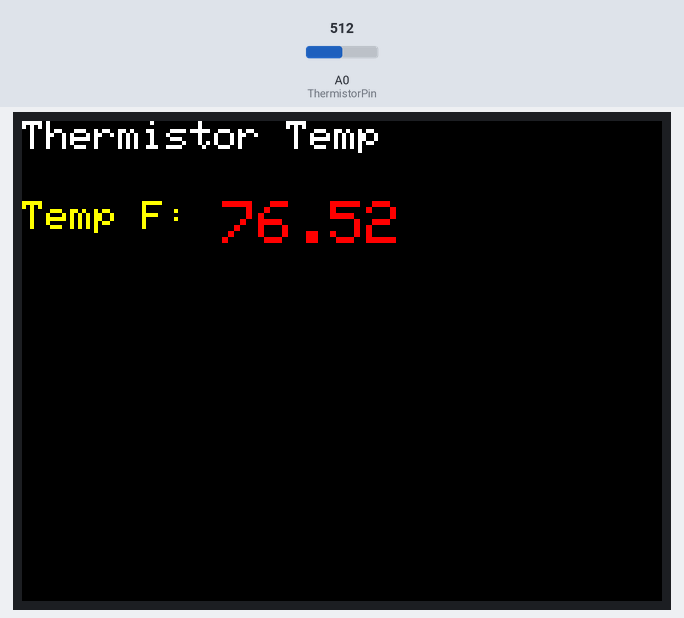
Recording of a sketch running on a simulated Arduino Uno, built with avr-gcc and run on an emulated ATmega328P. Shown: 320×240 colour display. The inputs (shaded band) are chosen by the test bench; at power-on: A0 (ThermistorPin) = 512.

Above: at 1.4 s.
1.5 s: A0 (ThermistorPin) set to 716
At 2.4 s:
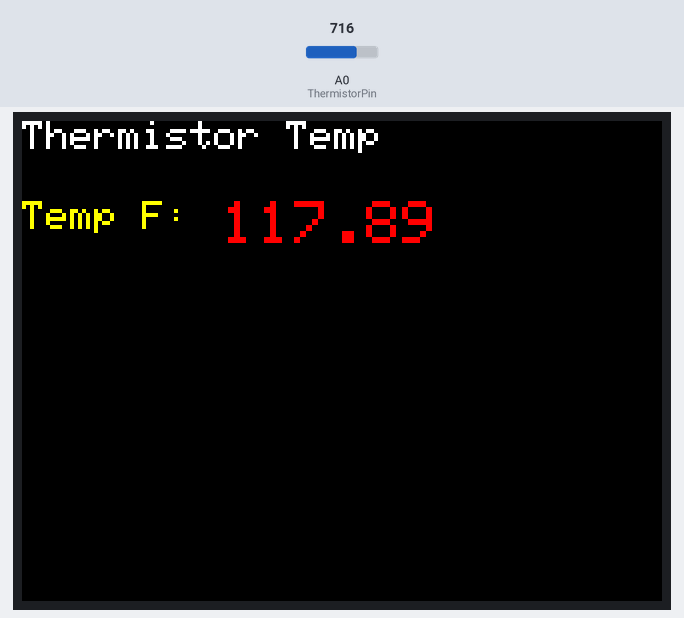
3.0 s: A0 (ThermistorPin) set to 900
At 4.2 s:
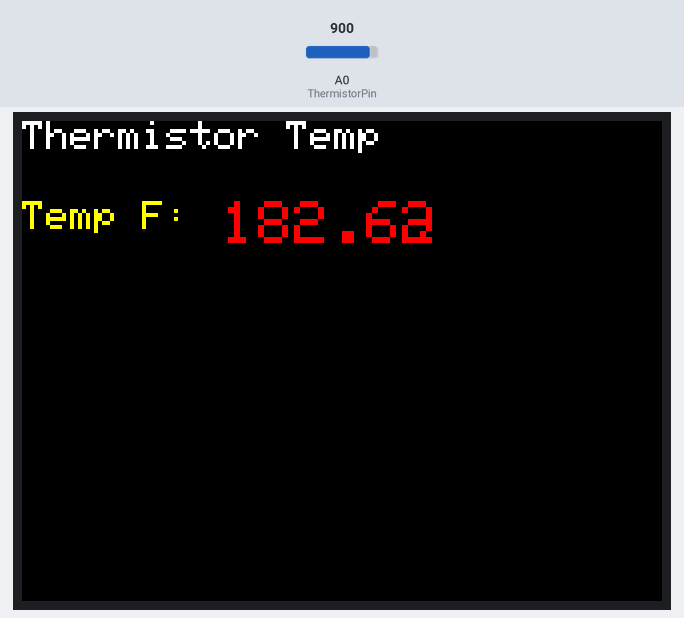
4.5 s: A0 (ThermistorPin) set to 1023
At 4.9 s:
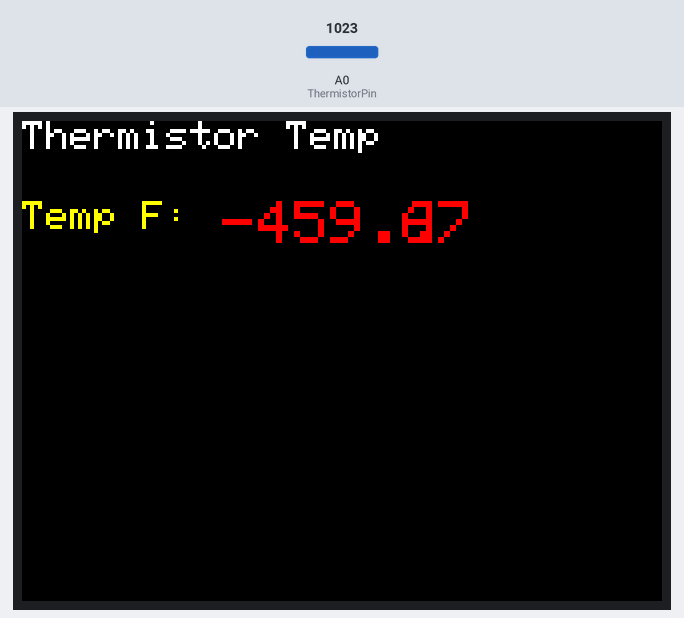
Timing chart, 0 to 7.5 s (numbered marks = the images above; inputs shaded):
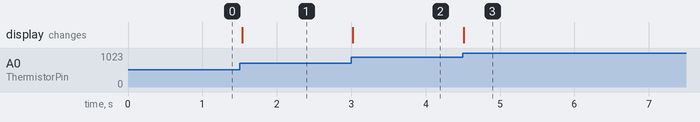

The sketch:

Thermistor_320x240_TFT.ino
```cpp
#include "SPI.h"
#include "Adafruit_GFX.h"
#include "Adafruit_ILI9340.h"

#if defined(__SAM3X8E__)
    #undef __FlashStringHelper::F(string_literal)
    #define F(string_literal) string_literal
#endif

// These are the pins used for the UNO
// for Due/Mega/Leonardo use the hardware SPI pins (which are different)
#define _sclk 13
#define _miso 12
#define _mosi 11
#define _cs 10
#define _dc 9
#define _rst 8

// Use hardware SPI
Adafruit_ILI9340 tft = Adafruit_ILI9340(_cs, _dc, _rst);


int ThermistorPin = 0;
int Vo;
float R1 = 10000;
float logR2, R2, T, Tc, Tf;
float c1 = 1.009249522e-03, c2 = 2.378405444e-04, c3 = 2.019202697e-07;

void setup() {
Serial.begin(9600);
tft.begin();
tft.setRotation(3);
dispfixedText();
}

void loop() {

  Vo = analogRead(ThermistorPin);
  R2 = R1 * (1023.0 / (float)Vo - 1.0);
  logR2 = log(R2);
  T = (1.0 / (c1 + c2*logR2 + c3*logR2*logR2*logR2));
  Tc = T - 273.15;
  Tf = (Tc * 9.0)/ 5.0 + 32.0;

  /*Serial.print("R1: ");
  Serial.print(R1);
  Serial.print(" R2: ");
  Serial.println(R2);
  Serial.print("Temperature: ");
  Serial.print(Tf);
  Serial.print(" F; ");
  Serial.print(Tc);
  Serial.println(" C"); */
  updateText();


  delay(25);
}
unsigned long dispfixedText() {
  tft.fillScreen(ILI9340_BLACK);
  unsigned long start = micros();
  tft.setCursor(0, 0);
  tft.setTextColor(ILI9340_WHITE);  tft.setTextSize(2);
  tft.println("Thermistor Temp");
  tft.setCursor(0, 40);
  tft.setTextColor(ILI9340_YELLOW); tft.setTextSize(2);
  tft.print("Temp F: ");
  return micros() - start;
}
unsigned long updateText() {
  //tft.fillScreen(ILI9340_BLACK);
  unsigned long start = micros();
  tft.setCursor(100, 40);
  tft.fillRect(95, 40, 100, 22, ILI9340_BLACK);
  tft.setTextColor(ILI9340_RED);    tft.setTextSize(3);
  tft.println(Tf);
  tft.println();
  return micros() - start;
}
```

Measured:
- after the input at 1.5 s, the display: changes at once (image 1)
- after the input at 3.0 s, the display: changes at once (image 2)
- after the input at 4.5 s, the display: changes at once (image 3)
